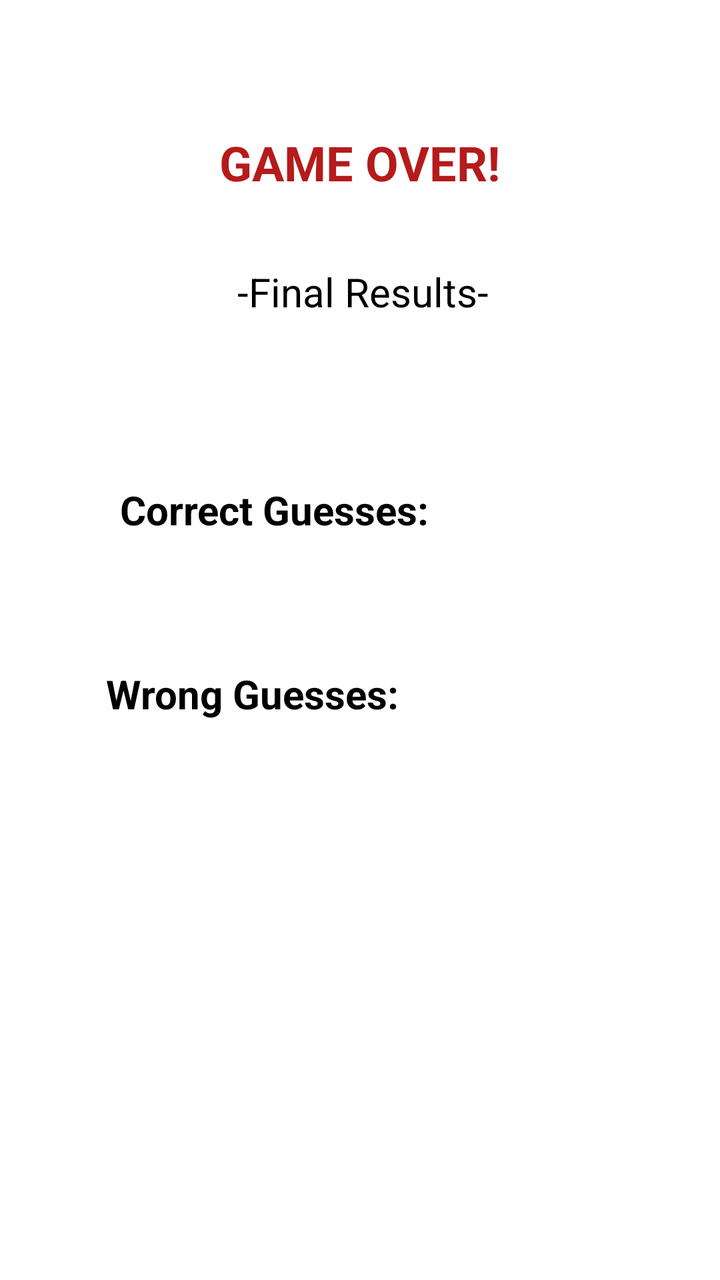
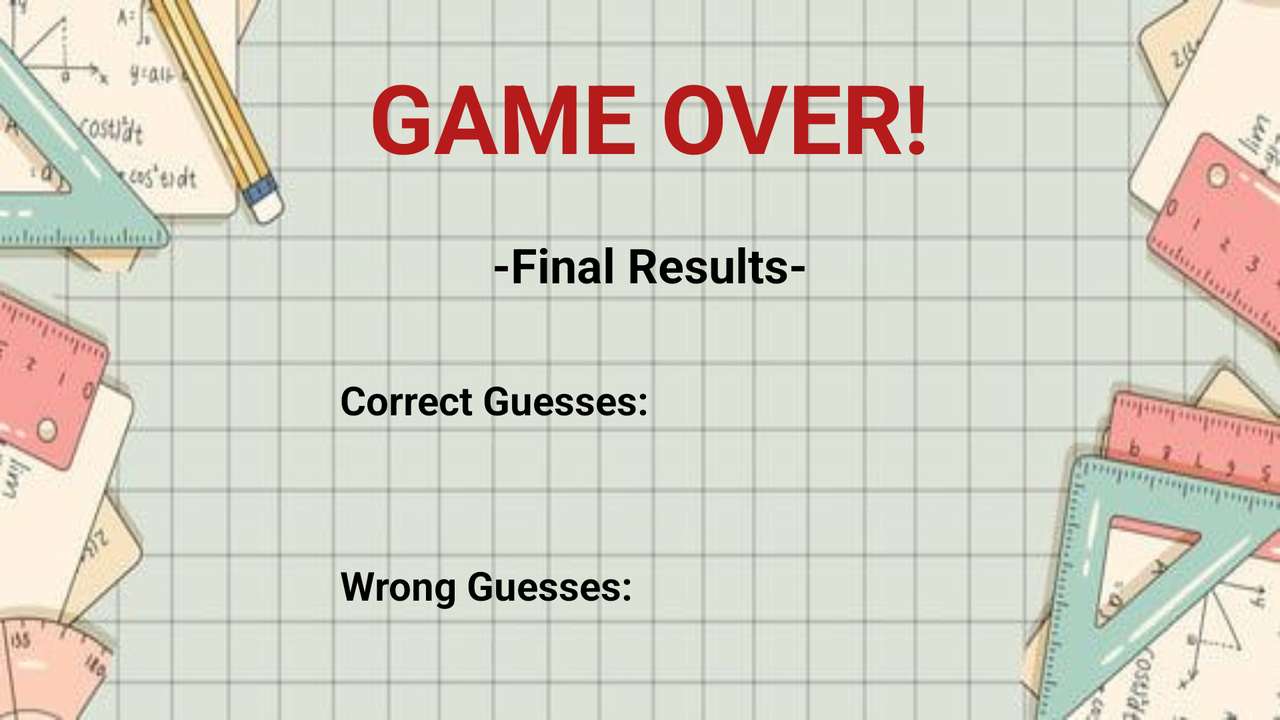

First picture: res/layout/ on a phone held upright. Second picture: the repository's own variant of that layout, on a device whose configuration matches the variant's folder. Source for both follows.
<!-- AndroidManifest.xml: application theme Theme.ArithmeticSkillTest -->
<!-- res/layout/activity_game_over.xml -->
<?xml version="1.0" encoding="utf-8"?>
<androidx.constraintlayout.widget.ConstraintLayout xmlns:android="http://schemas.android.com/apk/res/android"
    xmlns:app="http://schemas.android.com/apk/res-auto"
    xmlns:tools="http://schemas.android.com/tools"
    android:layout_width="match_parent"
    android:layout_height="match_parent"
    tools:context=".GameOver">

    <TextView
        android:id="@+id/textView"
        android:layout_width="wrap_content"
        android:layout_height="wrap_content"
        android:layout_marginStart="60dp"
        android:text="@string/correct_guesses"
        android:textColor="#000000"
        android:textSize="20sp"
        android:textStyle="bold"
        app:layout_constraintBaseline_toBaselineOf="@+id/correctScore"
        app:layout_constraintStart_toStartOf="parent" />

    <TextView
        android:id="@+id/textView2"
        android:layout_width="wrap_content"
        android:layout_height="wrap_content"
        android:layout_marginStart="52dp"
        android:layout_marginEnd="51dp"
        android:text="@string/wrong_guesses"
        android:textColor="#000000"
        android:textSize="20sp"
        android:textStyle="bold"
        app:layout_constraintBaseline_toBaselineOf="@+id/wrongScore"
        app:layout_constraintEnd_toStartOf="@+id/wrongScore"
        app:layout_constraintHorizontal_bias="1.0"
        app:layout_constraintStart_toStartOf="parent" />

    <TextView
        android:id="@+id/wrongScore"
        android:layout_width="wrap_content"
        android:layout_height="wrap_content"
        android:layout_marginTop="65dp"
        android:text="@string/display_wrong_guesses"
        android:textSize="20sp"
        app:layout_constraintEnd_toEndOf="@+id/correctScore"
        app:layout_constraintStart_toStartOf="@+id/correctScore"
        app:layout_constraintTop_toBottomOf="@+id/correctScore" />

    <TextView
        android:id="@+id/correctScore"
        android:layout_width="wrap_content"
        android:layout_height="wrap_content"
        android:layout_marginStart="36dp"
        android:layout_marginTop="82dp"
        android:text="@string/display_correct_guesses"
        android:textSize="20sp"
        app:layout_constraintStart_toEndOf="@+id/textView"
        app:layout_constraintTop_toBottomOf="@+id/textView7" />

    <TextView
        android:id="@+id/textView7"
        android:layout_width="wrap_content"
        android:layout_height="wrap_content"
        android:layout_marginStart="9dp"
        android:layout_marginTop="35dp"
        android:text="@string/final_results"
        android:textColor="#000000"
        android:textSize="20sp"
        app:layout_constraintStart_toStartOf="@+id/textView8"
        app:layout_constraintTop_toBottomOf="@+id/textView8" />

    <TextView
        android:id="@+id/textView8"
        android:layout_width="wrap_content"
        android:layout_height="wrap_content"
        android:layout_marginTop="65dp"
        android:text="@string/game_over"
        android:textAllCaps="true"
        android:textColor="#B51B1B"
        android:textSize="24sp"
        android:textStyle="bold"
        app:layout_constraintEnd_toEndOf="parent"
        app:layout_constraintStart_toStartOf="parent"
        app:layout_constraintTop_toTopOf="parent" />
</androidx.constraintlayout.widget.ConstraintLayout>
<!-- resources referenced by this layout -->
<resources>
  <string name="correct_guesses">Correct Guesses:</string>
  <string name="display_correct_guesses" />
  <string name="display_wrong_guesses" />
  <string name="final_results">-Final Results-</string>
  <string name="game_over">Game Over!</string>
  <string name="wrong_guesses">Wrong Guesses:</string>
  <style name="Theme.ArithmeticSkillTest" parent="Theme.MaterialComponents.DayNight.DarkActionBar">
          
          <item name="colorPrimary">@color/purple_500</item>
          <item name="colorPrimaryVariant">@color/purple_700</item>
          <item name="colorOnPrimary">@color/white</item>
          
          <item name="colorSecondary">@color/teal_200</item>
          <item name="colorSecondaryVariant">@color/teal_700</item>
          <item name="colorOnSecondary">@color/black</item>
          
          <item name="android:statusBarColor" tools:targetApi="l">?attr/colorPrimaryVariant</item>
          
      </style>
  <color name="purple_500">#FF6200EE</color>
  <color name="purple_700">#FF3700B3</color>
  <color name="white">#FFFFFFFF</color>
  <color name="teal_200">#FF03DAC5</color>
  <color name="teal_700">#FF018786</color>
  <color name="black">#FF000000</color>
</resources>
<!-- res/layout-land/activity_game_over.xml (the repository's variant of the layout above) -->
<!-- drawn on the phone turned sideways -->
<?xml version="1.0" encoding="utf-8"?>
<androidx.constraintlayout.widget.ConstraintLayout xmlns:android="http://schemas.android.com/apk/res/android"
    xmlns:app="http://schemas.android.com/apk/res-auto"
    xmlns:tools="http://schemas.android.com/tools"
    android:layout_width="match_parent"
    android:layout_height="match_parent"
    android:background="@drawable/math_land"
    tools:context=".GameOver">

    <TextView
        android:id="@+id/textView"
        android:layout_width="wrap_content"
        android:layout_height="wrap_content"
        android:layout_marginTop="37dp"
        android:text="@string/correct_guesses"
        android:textColor="#000000"
        android:textSize="20sp"
        android:textStyle="bold"
        app:layout_constraintStart_toStartOf="@+id/textView2"
        app:layout_constraintTop_toBottomOf="@+id/textView7" />

    <TextView
        android:id="@+id/textView2"
        android:layout_width="wrap_content"
        android:layout_height="wrap_content"
        android:layout_marginStart="170dp"
        android:layout_marginBottom="54dp"
        android:text="@string/wrong_guesses"
        android:textColor="#000000"
        android:textSize="20sp"
        android:textStyle="bold"
        app:layout_constraintBottom_toBottomOf="parent"
        app:layout_constraintStart_toStartOf="parent" />

    <TextView
        android:id="@+id/wrongScore"
        android:layout_width="wrap_content"
        android:layout_height="wrap_content"
        android:layout_marginBottom="54dp"
        android:text="@string/display_wrong_guesses"
        android:textColor="#000000"
        android:textSize="34sp"
        android:textStyle="bold"
        app:layout_constraintBottom_toBottomOf="parent"
        app:layout_constraintEnd_toStartOf="@+id/correctScore"
        app:layout_constraintStart_toStartOf="@+id/correctScore" />

    <TextView
        android:id="@+id/correctScore"
        android:layout_width="wrap_content"
        android:layout_height="wrap_content"
        android:layout_marginStart="25dp"
        android:layout_marginBottom="22dp"
        android:text="@string/display_correct_guesses"
        android:textColor="#000000"
        android:textSize="34sp"
        android:textStyle="bold"
        app:layout_constraintBottom_toTopOf="@+id/wrongScore"
        app:layout_constraintStart_toEndOf="@+id/textView7" />

    <TextView
        android:id="@+id/textView7"
        android:layout_width="170dp"
        android:layout_height="34dp"
        android:layout_marginTop="75dp"
        android:layout_marginBottom="75dp"
        android:gravity="center"
        android:text="@string/final_results"
        android:textColor="#000000"
        android:textSize="24sp"
        android:textStyle="bold"
        app:layout_constraintBottom_toBottomOf="@+id/correctScore"
        app:layout_constraintEnd_toEndOf="@+id/textView8"
        app:layout_constraintStart_toStartOf="@+id/textView8"
        app:layout_constraintTop_toTopOf="@+id/textView8" />

    <TextView
        android:id="@+id/textView8"
        android:layout_width="0dp"
        android:layout_height="62dp"
        android:layout_marginTop="26dp"
        android:layout_marginEnd="175dp"
        android:text="@string/game_over"
        android:textAllCaps="true"
        android:textColor="#B51B1B"
        android:textSize="48sp"
        android:textStyle="bold"
        app:layout_constraintEnd_toEndOf="parent"
        app:layout_constraintTop_toTopOf="parent" />
</androidx.constraintlayout.widget.ConstraintLayout>
<!-- resources referenced by the variant -->
<!-- as the phone turned sideways resolves them -->
<resources>
  <!-- drawable math_land: png bitmap (drawable, 117797 bytes) -->
  <string name="correct_guesses">Correct Guesses:</string>
  <string name="display_correct_guesses" />
  <string name="display_wrong_guesses" />
  <string name="final_results">-Final Results-</string>
  <string name="game_over">Game Over!</string>
  <string name="wrong_guesses">Wrong Guesses:</string>
  <style name="Theme.ArithmeticSkillTest" parent="Theme.MaterialComponents.DayNight.DarkActionBar">
          
          <item name="colorPrimary">@color/purple_500</item>
          <item name="colorPrimaryVariant">@color/purple_700</item>
          <item name="colorOnPrimary">@color/white</item>
          
          <item name="colorSecondary">@color/teal_200</item>
          <item name="colorSecondaryVariant">@color/teal_700</item>
          <item name="colorOnSecondary">@color/black</item>
          
          <item name="android:statusBarColor" tools:targetApi="l">?attr/colorPrimaryVariant</item>
          
      </style>
  <color name="purple_500">#FF6200EE</color>
  <color name="purple_700">#FF3700B3</color>
  <color name="white">#FFFFFFFF</color>
  <color name="teal_200">#FF03DAC5</color>
  <color name="teal_700">#FF018786</color>
  <color name="black">#FF000000</color>
</resources>
